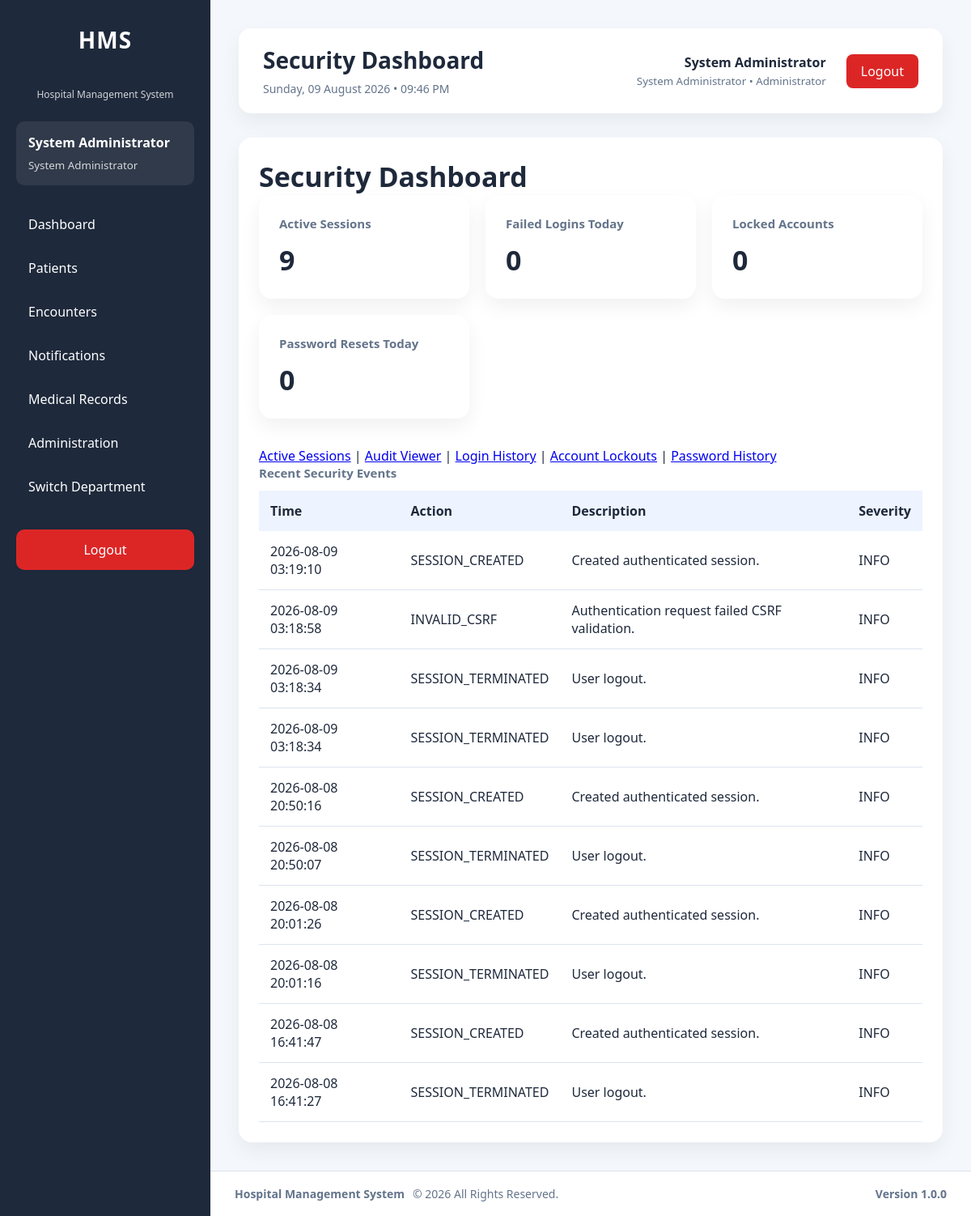
The page /modules/administration/security/dashboard.php (signed in) on the database as committed earlier.
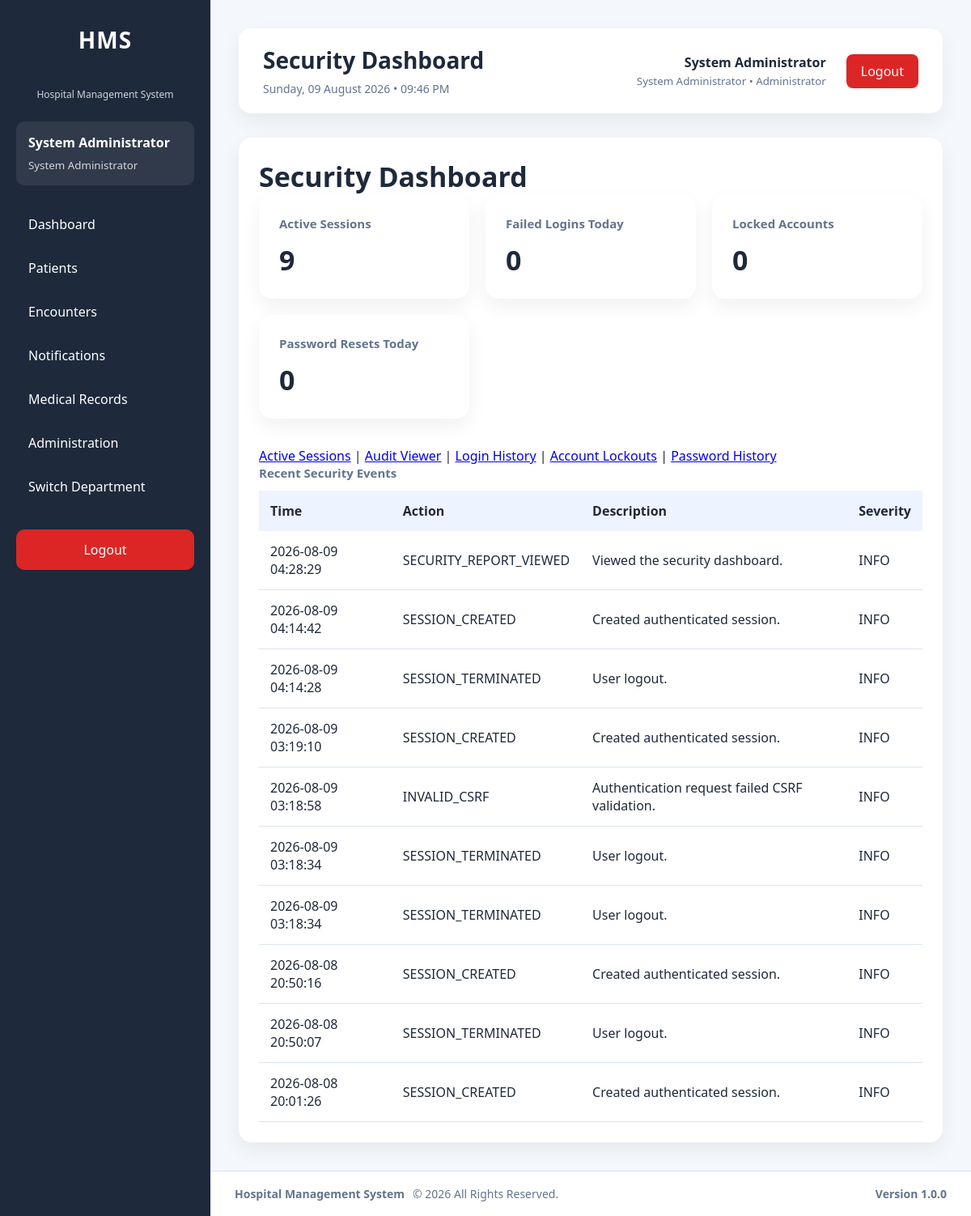
The same page on the database as committed later.
### tables this page shows
CREATE TABLE `audit_logs` (
  `id` int(11) NOT NULL AUTO_INCREMENT,
  `user_id` int(11) DEFAULT NULL,
  `visit_id` int(11) DEFAULT NULL,
  `patient_id` int(11) DEFAULT NULL,
  `module` varchar(100) NOT NULL,
  `action` varchar(100) NOT NULL,
  `description` text DEFAULT NULL,
  `ip_address` varchar(50) DEFAULT NULL,
  `user_agent` varchar(255) DEFAULT NULL,
  `department_id` int(11) DEFAULT NULL,
  `severity` varchar(20) NOT NULL DEFAULT 'INFO',
  `event_type` varchar(100) NOT NULL DEFAULT 'GENERAL',
  `created_at` timestamp NOT NULL DEFAULT current_timestamp(),
  PRIMARY KEY (`id`),
  KEY `idx_audit_user` (`user_id`),
  KEY `idx_audit_visit` (`visit_id`),
  KEY `idx_audit_patient_created` (`patient_id`,`created_at`),
  KEY `idx_audit_module` (`module`),
  KEY `idx_audit_created` (`created_at`),
  KEY `idx_audit_action_created` (`action`,`created_at`),
  KEY `idx_audit_user_created` (`user_id`,`created_at`),
  KEY `idx_audit_ip_created` (`ip_address`,`created_at`),
  KEY `idx_audit_department_created` (`department_id`,`created_at`),
  KEY `idx_audit_module_created` (`module`,`created_at`),
  KEY `idx_audit_event_created` (`event_type`,`created_at`),
  KEY `idx_audit_severity_created` (`severity`,`created_at`),
  KEY `idx_audit_visit_created` (`visit_id`,`created_at`),
  CONSTRAINT `fk_audit_department` FOREIGN KEY (`department_id`) REFERENCES `departments` (`id`) ON DELETE SET NULL ON UPDATE CASCADE,
  CONSTRAINT `fk_audit_patient` FOREIGN KEY (`patient_id`) REFERENCES `patients` (`id`) ON DELETE SET NULL ON UPDATE CASCADE,
  CONSTRAINT `fk_audit_user` FOREIGN KEY (`user_id`) REFERENCES `users` (`id`) ON DELETE SET NULL ON UPDATE CASCADE,
  CONSTRAINT `fk_audit_visit` FOREIGN KEY (`visit_id`) REFERENCES `visits` (`id`) ON DELETE SET NULL ON UPDATE CASCADE
);

### modules/administration/security/bootstrap.php (called while the page is built, shortened)
<?php
require_once __DIR__ . '/../../../config/auth.php';
require_once __DIR__ . '/../../../config/helpers.php';
require_once __DIR__ . '/../../../services/SessionService.php';
require_once __DIR__ . '/../../../services/AuditService.php';
$securityAuditService = new AuditService($pdo);

### services/AuditService.php (called while the page is built, shortened)
<?php
class AuditService
{
    private PDO $db;
    public function __construct(PDO $db)
    {
        $this->db = $db;
    }
    private function getClientIp(): string
    {
        $keys = [
            'HTTP_CLIENT_IP',
            'HTTP_X_FORWARDED_FOR',
            'REMOTE_ADDR'
        ];
        foreach ($keys as $key) {
            if (!empty($_SERVER[$key])) {
                return trim(explode(',', $_SERVER[$key])[0]);
            }
        }
        return 'UNKNOWN';
    }
    public function search(array $filters = [], int $page = 1, int $perPage = 50): array
    {
        $page = max(1, $page);
        $perPage = min(100, max(1, $perPage));
        $where = [];
        $parameters = [];
        if (!empty($filters['module'])) {
            $where[] = 'a.module = :module';
            $parameters[':module'] = $filters['module'];
        }
        $condition = $where ? ' WHERE ' . implode(' AND ', $where) : '';
        $countStmt = $this->db->prepare('SELECT COUNT(*) FROM audit_logs a' . $condition);
        $countStmt->execute($parameters);
        $total = (int)$countStmt->fetchColumn();
        $sql = '
            SELECT a.*, u.first_name, u.last_name, u.username,
                   d.department_name
            FROM audit_logs a
            LEFT JOIN users u ON u.id = a.user_id
            LEFT JOIN departments d ON d.id = a.department_id
        ' . $condition . ' ORDER BY a.created_at DESC, a.id DESC LIMIT :limit OFFSET :offset';
        $stmt = $this->db->prepare($sql);
        foreach ($parameters as $key => $value) {
            $stmt->bindValue($key, $value);
        }
        $stmt->bindValue(':limit', $perPage, PDO::PARAM_INT);
        $stmt->bindValue(':offset', ($page - 1) * $perPage, PDO::PARAM_INT);
        $stmt->execute();
        return [
            'success' => true,
            'data' => $stmt->fetchAll(PDO::FETCH_ASSOC),
            'total' => $total,
            'page' => $page,
            'per_page' => $perPage,
            'errors' => []
        ];
    }
    public function securitySummary(): array
    {
        $queries = [
            'active_sessions' => "SELECT COUNT(*) FROM active_sessions WHERE status = 'Active'",
            'failed_logins_today' => "SELECT COUNT(*) FROM audit_logs WHERE action = 'LOGIN_FAILED' AND created_at >= CURDATE()",
            'locked_accounts' => "SELECT COUNT(*) FROM users WHERE locked_at IS NOT NULL",
            'password_resets_today' => "SELECT COUNT(*) FROM audit_logs WHERE action = 'PASSWORD_RESET' AND created_at >= CURDATE()",
            'security_events_today' => "SELECT COUNT(*) FROM audit_logs WHERE module = 'Security' AND created_at >= CURDATE()"
        ];
        $summary = [];
        foreach ($queries as $key => $sql) {
            $summary[$key] = (int)$this->db->query($sql)->fetchColumn();
        }
        return ['success' => true, 'data' => $summary, 'errors' => []];
    }
}

### config/helpers.php (called while the page is built, shortened)
<?php
function e($value): string
{
    return htmlspecialchars(
        (string)$value,
        ENT_QUOTES,
        'UTF-8'
    );
}

### modules/administration/security/dashboard.php (the view, shortened to what the changed rows need)
<?php
require_once __DIR__ . '/bootstrap.php';
$securityAuditService->log(
    (int)$currentUser['id'],
    null,
    'Security',
    'SECURITY_REPORT_VIEWED',
    'Viewed the security dashboard.',
    $_SESSION['active_department_id'] ?? null,
    'INFO',
    'SECURITY_REPORT_VIEWED'
);
$summary = $securityAuditService->securitySummary()['data'] ?? [];
$recent = $securityAuditService->search(['module' => 'Security'], 1, 10)['data'] ?? [];
require_once __DIR__ . '/../../../layouts/header.php';
require_once __DIR__ . '/../../../layouts/sidebar.php';
?>
<main class="content">
    <?php require_once __DIR__ . '/../../../layouts/navbar.php'; ?>
    <section class="card">
        <h2>Security Dashboard</h2>
        <div class="stats">
            <div class="card"><h3>Active Sessions</h3><h2><?= (int)($summary['active_sessions'] ?? 0) ?></h2></div>
            <div class="card"><h3>Failed Logins Today</h3><h2><?= (int)($summary['failed_logins_today'] ?? 0) ?></h2></div>
            <div class="card"><h3>Locked Accounts</h3><h2><?= (int)($summary['locked_accounts'] ?? 0) ?></h2></div>
            <div class="card"><h3>Password Resets Today</h3><h2><?= (int)($summary['password_resets_today'] ?? 0) ?></h2></div>
        </div>
        <table><thead><tr><th>Time</th><th>Action</th><th>Description</th><th>Severity</th></tr></thead><tbody>
        <?php foreach ($recent as $event): ?><tr><td><?= e($event['created_at']) ?></td><td><?= e($event['action']) ?></td><td><?= e($event['description']) ?></td><td><?= e($event['severity']) ?></td></tr><?php endforeach; ?>
        </tbody></table>
    </section>
</main>
<?php require_once __DIR__ . '/../../../layouts/footer.php'; ?>

Rows that differ between the two databases and show on the page:
no longer on this page (row unchanged): audit_logs: created_at "2026-08-08 20:01:16", action "SESSION_TERMINATED", description "User logout.", severity "INFO"
no longer on this page (row unchanged): audit_logs: created_at "2026-08-08 16:41:47", action "SESSION_CREATED", description "Created authenticated session.", severity "INFO"
no longer on this page (row unchanged): audit_logs: created_at "2026-08-08 16:41:27", action "SESSION_TERMINATED", description "User logout.", severity "INFO"
added audit_logs: created_at "2026-08-09 04:28:29", action "SECURITY_REPORT_VIEWED", description "Viewed the security dashboard.", severity "INFO"
added audit_logs: created_at "2026-08-09 04:14:42", action "SESSION_CREATED", description "Created authenticated session.", severity "INFO"
added audit_logs: created_at "2026-08-09 04:14:28", action "SESSION_TERMINATED", description "User logout.", severity "INFO"
